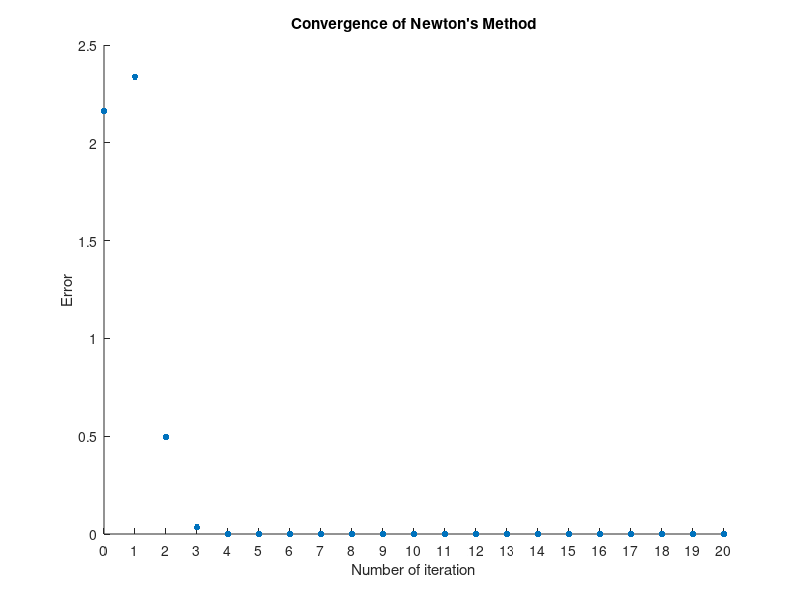
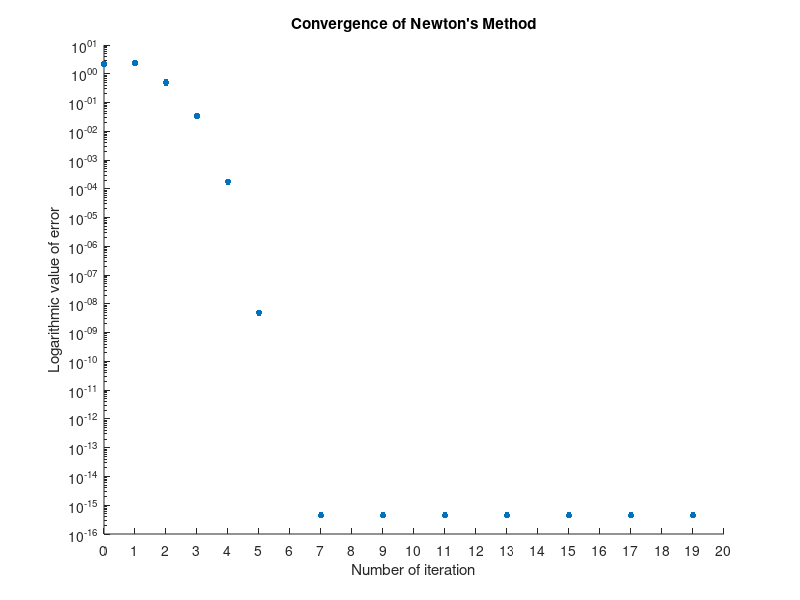
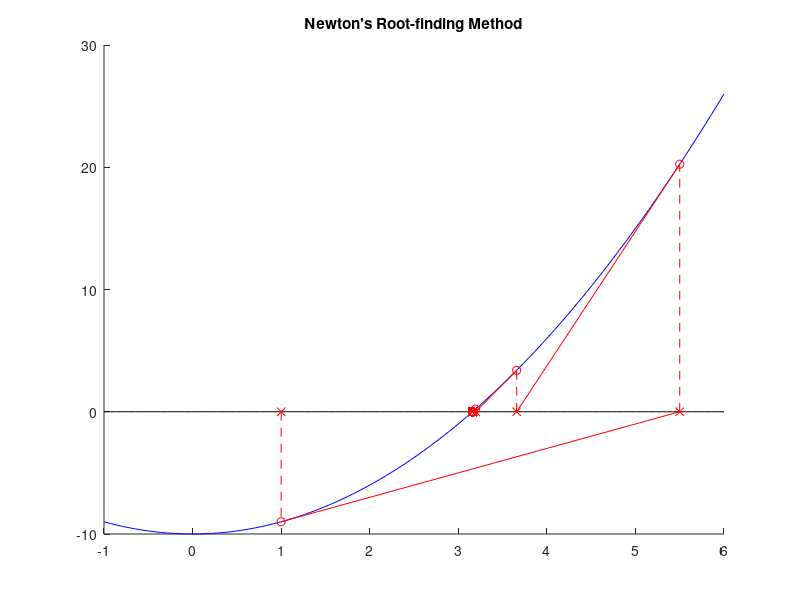

Source code (MATLAB) for these figures, in order:
%problem 5
s = 10;
f2 = @(x) x.^2 - s;
f2_deriv = @(x) 2.*x;
x_correct = sqrt(s);
x_init = 1;
x_save = [x_init];
for i = 1:20
    x_new = x_init - f2(x_init)/f2_deriv(x_init);
    x_init = x_new; 
    x_save(i+1,1) = x_init;
end
x_error = abs(x_save - x_correct);

clf
plot(0:20, x_error,'.','MarkerSize',15)
xticks(0:20)
xlabel('Number of iteration')
ylabel('Error')
title("Convergence of Newton's Method")
box off

print(gcf, '-dpng', 'newton_error.png');

%Problem 6
clf
semilogy(0:20, x_error,'.','MarkerSize',15)
xlabel('Number of iteration')
xticks(0:20)
ylabel('Logarithmic value of error')
title("Convergence of Newton's Method")
box off

print(gcf, '-dpng', 'newton_error_log.png');

%Problem 8
clf
xs = linspace(-1,6);
plot(xs, 0*xs, 'k-');
hold on
plot(xs, f2(xs),'b-');

x_init = 1;
plot(x_init, 0, 'rx')
for i = 1:20
    line([x_init,x_init],[0,f2(x_init)],'Color','red','LineStyle','--')
    plot(x_init, f2(x_init),'ro')
    x_new = x_init - f2(x_init)/f2_deriv(x_init);
    line([x_init,x_new],[f2(x_init),0],'Color','red')
    plot(x_new, 0, 'rx')
    x_init = x_new; 
end
title("Newton's Root-finding Method");
box off 

print(gcf, '-dpng', 'newton_babylon_iterations.png');
